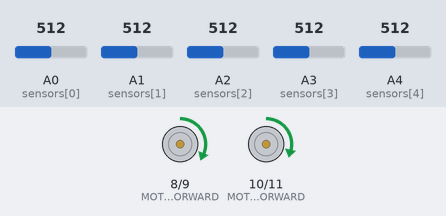
Bench run of a sketch on a simulated Arduino Uno, built with avr-gcc and run on an emulated ATmega328P. Shown: motor-driver pin pairs drawn as motors (green arrow = first pin HIGH = forward, orange = second pin HIGH = backward, longer = more drive, scaled by the enable pin). The test bench sets the inputs (shaded band); at power-on: A1 (sensors[1]) = 512, A3 (sensors[3]) = 512, A0 (sensors[0]) = 512, A4 (sensors[4]) = 512, A2 (sensors[2]) = 512.

Above: at 1.2 s.
1.3 s: A1 (sensors[1]) set to 515
At 1.8 s:
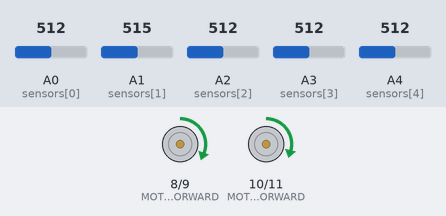
4.3 s: A3 (sensors[3]) set to 710
At 6.5 s:
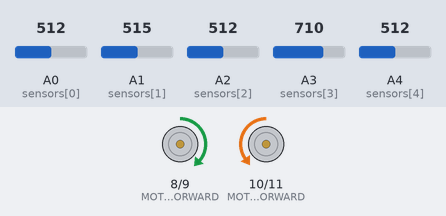
7.3 s: A0 (sensors[0]) set to 710
At 7.45 s:
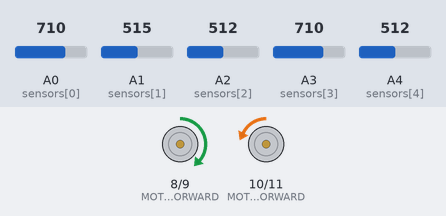
10.3 s: A4 (sensors[4]) set to 306
11.8 s: A4 (sensors[4]) set to 710
At 13.62 s:
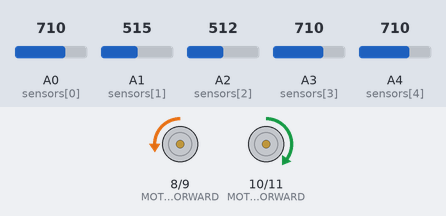
14.8 s: A2 (sensors[2]) set to 710
Timing chart, 0 to 18.8 s (numbered marks = the images above; inputs shaded):
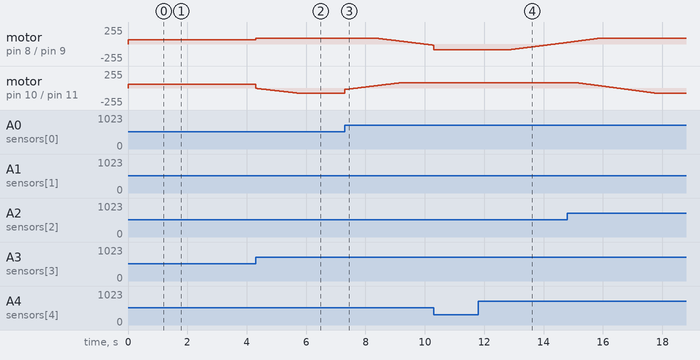

Measured:
- after the input at 7.3 s, motor on pin 8 (MOTOR_LEFT_FORWARD) / pin 9 (MOTOR_LEFT_BACKWARD): moves from forward 85/255 to backward 17/255 over 1.9 s, starting after 1.1 s; motor on pin 10 (MOTOR_RIGHT_FORWARD) / pin 11 (MOTOR_RIGHT_BACKWARD): moves from backward 80/255 to forward 80/255 over 1.9 s, starting at once
- after the input at 11.8 s, motor on pin 8 (MOTOR_LEFT_FORWARD) / pin 9 (MOTOR_LEFT_BACKWARD): moves from backward 85/255 to forward 23/255 over 1.9 s, starting after 1.1 s

The sketch:

sworkingpid2.ino
```cpp
#define MOTOR_RIGHT_FORWARD 10
#define MOTOR_RIGHT_BACKWARD 11
#define MOTOR_RIGHT_PWM 6

#define MOTOR_LEFT_FORWARD 8
#define MOTOR_LEFT_BACKWARD 9
#define MOTOR_LEFT_PWM 5

int sensors[] = { A0, A1, A2, A3, A4 };
int sensor_max = 700;
int sensor_min = 70;
int mapped_readings[5];


double last_error = 0;
//low speed
// double P, I, D, Kp = .875, Ki =0.002 , Kd = 40;
// // double P, I, D, Kp = .875, Ki =0.015 , Kd = 40;
// int basespeed_l = 55, basespeed_r = 47;
// int maxspeed_l = 75, maxspeed_r = 70;

//high speed
double P, I, D, Kp = 1.1, Ki = 0.0017, Kd = 60;
int basespeed_l = 65, basespeed_r = 57;
int maxspeed_l = 85, maxspeed_r = 80;


void take_readings() {
  int temp;
  for (int i = 0; i < 5; i++) {
    temp = constrain(analogRead(sensors[i]), sensor_min, sensor_max);
    mapped_readings[i] = map(temp, sensor_min, sensor_max, 0, 200);
  }
}


double error(int data[]) {
  double positions[] = { -2, -1, 0, 1, 2 };  //for high speed

  double error_val = 0;
  for (int i = 0; i < 5; i++) {
    error_val += mapped_readings[i] * positions[i];
  }

  return error_val;
}
int error_value;
void PID_control() {
  take_readings();  // read the current position
  error_value = error(mapped_readings);

  P = error_value;
  I = I + error_value;
  D = error_value - last_error;
  last_error = error_value;
  int motorspeed = P * Kp + I * Ki + D * Kd;  // calculate the correction
                                              // needed to be applied to the speed

  // int motorspeeda = 125 - motorspeed; // for low speed
  // int motorspeedb = 125 + motorspeed; //for low speed
  int motorspeeda = basespeed_l + motorspeed;  //for high speed
  int motorspeedb = basespeed_r - motorspeed;  //for high speed

  if (motorspeeda > maxspeed_l) {
    motorspeeda = maxspeed_l;
  }
  if (motorspeedb > maxspeed_r) {
    motorspeedb = maxspeed_r;
  }
  // if (motorspeeda >0 && motorspeeda <basespeed_l) {
  // statements
  // }

  if (last_error == 0 && error_value == 0) {
    I = 0;
    D = 0;
  }
  forward_pid(motorspeeda, motorspeedb);
}


void forward_pid(int speed_l, int speed_r) {
  if (speed_l < 0) {
    if (-speed_l > maxspeed_l) {
      speed_l = -maxspeed_l;
    }
    analogWrite(MOTOR_LEFT_PWM, -speed_l);
    digitalWrite(MOTOR_LEFT_FORWARD, 0);
    digitalWrite(MOTOR_LEFT_BACKWARD, 1);
  } else {
    analogWrite(MOTOR_LEFT_PWM, speed_l);
    digitalWrite(MOTOR_LEFT_BACKWARD, 0);
    digitalWrite(MOTOR_LEFT_FORWARD, 1);
  }
  if (speed_r < 0) {
    if (-speed_r > maxspeed_r) {
      speed_r = -maxspeed_r;
    }
    analogWrite(MOTOR_RIGHT_PWM, -speed_r);
    digitalWrite(MOTOR_RIGHT_FORWARD, 0);
    digitalWrite(MOTOR_RIGHT_BACKWARD, 1);
  } else {
    analogWrite(MOTOR_RIGHT_PWM, speed_r);
    digitalWrite(MOTOR_RIGHT_BACKWARD, 0);
    digitalWrite(MOTOR_RIGHT_FORWARD, 1);
  }
}
void setup() {
  pinMode(MOTOR_LEFT_FORWARD, OUTPUT);
  pinMode(MOTOR_LEFT_BACKWARD, OUTPUT);
  pinMode(MOTOR_LEFT_PWM, OUTPUT);

  pinMode(MOTOR_RIGHT_FORWARD, OUTPUT);
  pinMode(MOTOR_RIGHT_PWM, OUTPUT);
  pinMode(MOTOR_RIGHT_BACKWARD, OUTPUT);
  // pinMode(GREEN_LED, OUTPUT);
  // pinMode(RED_LED, OUTPUT);

  //setting up the sensor pins
  for (auto pin : sensors)
    pinMode(pin, INPUT);
}

void loop() {
  // put your main code here, to run repeatedly

  PID_control();
}
```
